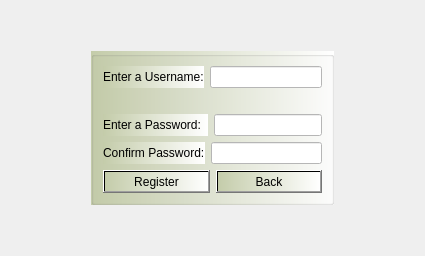
      <widget class="QWidget" name="page_Register">
       <layout class="QGridLayout" name="gridLayout">
        <item row="1" column="4">
         <spacer name="horizontalSpacer_9">
          <property name="orientation">
           <enum>Qt::Horizontal</enum>
          </property>
          <property name="sizeHint" stdset="0">
           <size>
            <width>40</width>
            <height>20</height>
           </size>
          </property>
         </spacer>
        </item>
        <item row="0" column="2">
         <spacer name="verticalSpacer_5">
          <property name="orientation">
           <enum>Qt::Vertical</enum>
          </property>
          <property name="sizeHint" stdset="0">
           <size>
            <width>20</width>
            <height>40</height>
           </size>
          </property>
         </spacer>
        </item>
        <item row="1" column="0">
         <spacer name="horizontalSpacer_8">
          <property name="orientation">
           <enum>Qt::Horizontal</enum>
          </property>
          <property name="sizeHint" stdset="0">
           <size>
            <width>40</width>
            <height>20</height>
           </size>
          </property>
         </spacer>
        </item>
        <item row="1" column="2">
         <widget class="QGroupBox" name="groupBox_3">
          <property name="styleSheet">
           <string notr="true">background-color: qlineargradient(spread:pad, x1:0, y1:0, x2:1, y2:0, stop:0 rgba(196, 204, 170, 255), stop:1 rgba(255, 255, 255, 255));</string>
          </property>
          <property name="title">
           <string/>
          </property>
          <layout class="QVBoxLayout" name="verticalLayout_3">
           <item>
            <layout class="QHBoxLayout" name="horizontalLayout_4">
             <item>
              <widget class="QLabel" name="label_5">
               <property name="text">
                <string>Enter a Username:</string>
               </property>
              </widget>
             </item>
             <item>
              <widget class="QLineEdit" name="UsernameRegisterField">
               <property name="styleSheet">
                <string notr="true">background-color: rgb(255, 255, 255);</string>
               </property>
              </widget>
             </item>
            </layout>
           </item>
           <item>
            <spacer name="horizontalSpacer">
             <property name="orientation">
              <enum>Qt::Horizontal</enum>
             </property>
             <property name="sizeHint" stdset="0">
              <size>
               <width>40</width>
               <height>20</height>
              </size>
             </property>
            </spacer>
           </item>
           <item>
            <layout class="QHBoxLayout" name="horizontalLayout_5">
             <item>
              <widget class="QLabel" name="label_6">
               <property name="text">
                <string>Enter a Password:  </string>
               </property>
              </widget>
             </item>
             <item>
              <widget class="QLineEdit" name="PasswordRegisterField">
               <property name="styleSheet">
                <string notr="true">background-color: rgb(255, 255, 255);</string>
               </property>
              </widget>
             </item>
            </layout>
           </item>
           <item>
            <layout class="QHBoxLayout" name="horizontalLayout_6">
             <item>
              <widget class="QLabel" name="label_7">
               <property name="text">
                <string>Confirm Password:</string>
               </property>
              </widget>
             </item>
             <item>
              <widget class="QLineEdit" name="ConfirmPasswordField">
               <property name="styleSheet">
                <string notr="true">background-color: rgb(255, 255, 255);</string>
               </property>
              </widget>
             </item>
            </layout>
           </item>
           <item>
            <layout class="QHBoxLayout" name="horizontalLayout_13">
             <item>
              <widget class="QPushButton" name="pushButton_Register">
               <property name="cursor">
                <cursorShape>PointingHandCursor</cursorShape>
               </property>
               <property name="text">
                <string>Register</string>
               </property>
              </widget>
             </item>
             <item>
              <widget class="QPushButton" name="pushButton_RegisterPage_Back">
               <property name="cursor">
                <cursorShape>PointingHandCursor</cursorShape>
               </property>
               <property name="text">
                <string>Back</string>
               </property>
              </widget>
             </item>
            </layout>
           </item>
          </layout>
         </widget>
        </item>
        <item row="2" column="2">
         <spacer name="verticalSpacer_4">
          <property name="orientation">
           <enum>Qt::Vertical</enum>
          </property>
          <property name="sizeHint" stdset="0">
           <size>
            <width>20</width>
            <height>40</height>
           </size>
          </property>
         </spacer>
        </item>
        <item row="1" column="1">
         <spacer name="horizontalSpacer_4">
          <property name="orientation">
           <enum>Qt::Horizontal</enum>
          </property>
          <property name="sizeHint" stdset="0">
           <size>
            <width>40</width>
            <height>20</height>
           </size>
          </property>
         </spacer>
        </item>
        <item row="1" column="3">
         <spacer name="horizontalSpacer_5">
          <property name="orientation">
           <enum>Qt::Horizontal</enum>
          </property>
          <property name="sizeHint" stdset="0">
           <size>
            <width>40</width>
            <height>20</height>
           </size>
          </property>
         </spacer>
        </item>
       </layout>
      </widget>
